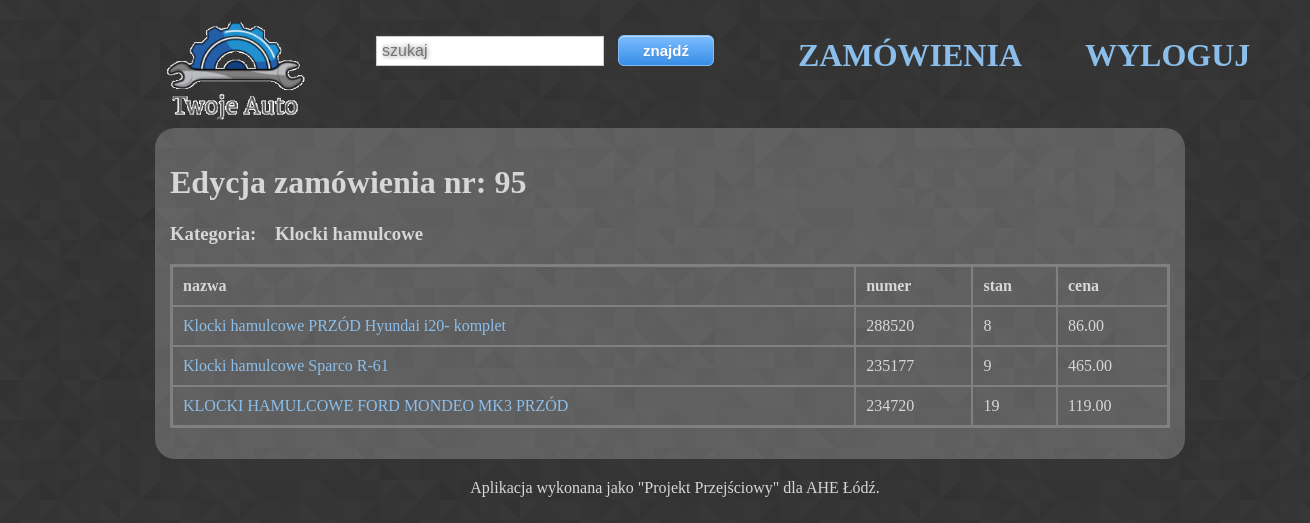
The app's page /kat_m/13/95 (signed in), older data.
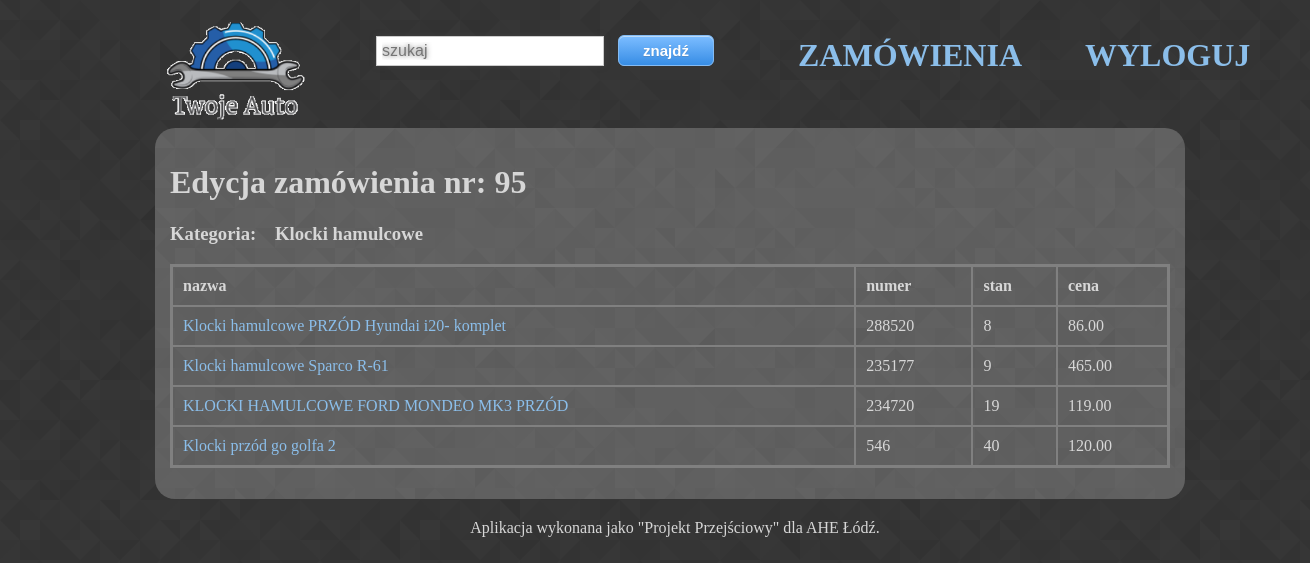
The same page, newer data.
### produkty/models.py (models this page shows, shortened)
class Produkty(models.Model):
    n_cz    = 876543
    nazwa   = models.CharField(max_length=60)
    opis    = models.TextField(blank=True)
    cena    = models.DecimalField(max_digits=99999 ,decimal_places=2)
    producent = models.ForeignKey(Producent,on_delete=models.CASCADE,blank=True,null=True)
    kategoria = models.ForeignKey(Kategoria,on_delete=models.CASCADE,blank=True,null=True)
    obraz   = models.FileField(upload_to='', blank=True)
    created = models.DateTimeField(auto_now_add=True)
    updated = models.DateTimeField(auto_now=True)
    stan    = models.PositiveIntegerField(validators=[MinValueValidator(1)])
    numer   = models.IntegerField(default= 0 ,unique=False,blank=True, null=True)
    regał_wygory = models.TextChoices('regały', 'Regał_1 Regał_2 Regał_3 Regał_4')
    lokacja_x_wybory = models.TextChoices('lokacje', 'slot_1 slot_2 slot_3 slot_4 slot_5 slot_6 slot_7 slot_8')
    półka_wybory = models.TextChoices('półki', 'Półka_1 Półka_2 Półka_3 Półka_4')
    regał = models.CharField(default='Regał_1', blank=True, choices=regał_wygory.choices, max_length=30)
    półka = models.CharField(default='Półka_3', blank=False, choices=półka_wybory.choices, max_length=30)
    lokacja_x = models.CharField(default='slot_1', blank=True, choices=lokacja_x_wybory.choices, max_length=30)
    class Meta:
        verbose_name        = "Produkt"
        verbose_name_plural = "Produkty"

### produkty/views.py (the view)
# urls.py: path('kat_m/<int:id>/<int:c_id>', kat_m, name='kat_m'),
def kat_m(request,id, c_id):
    kategoria_widok = Produkty.objects.filter(kategoria=id)
    kat = Kategoria.objects.get(pk=id)
    kats = Kategoria.objects.all()
    form1 = Zamowienie()
    context = {
        'kategoria_widok'   : kategoria_widok,
        'kat'               : kat,
        'kats'              : kats,
        'form1'             : form1,
        'c_id'              : c_id,  }
    return render(request, 'produkty/kat_m.html', context)

### produkty/forms.py
class Zamowienie(forms.Form):
    ilosc   = forms.IntegerField(label="",min_value=0,initial=0)

### produkty/models.py (called while the page is built)
    def __str__(self):
        return self.nazwa

### produkty/templates/produkty/kat_m.html
{% extends 'produkty/baza.html' %}
{% block kategoria %}
<h1>Edycja zamówienia nr: {{ c_id }} </h1>
<h3>Kategoria:&nbsp &nbsp {{ kat }}</h3>
{% if kategoria_widok %}
<form action="." method = "POST">{%csrf_token%}
    <table style="width:100%">
        <tr>
            <th>nazwa</th>
            <th>numer</th>
            <th>stan</th>
            <th>cena</th>
        </tr>
        {% for prod in kategoria_widok %}
            <tr>
                <td>
                    <a href="{% url 'detail_m' prod.id c_id %}">{{ prod.nazwa }} </a>
                </td>
                <td>
                    {{ prod.numer }}
                </td>
                <td>
                    {{ prod.stan }}
                </td>
                <td>
                    {{ prod.cena }}
                </td>
            </tr>
        {% endfor %}
    </table>
</form>
{% else %}
    <p>No products are available.</p>
{% endif %}
{% endblock %}

Row changes from the older to the newer data that the page shows:
added Produkty: nazwa "Klocki przód go golfa 2", numer "546", stan "40", cena "120.00"
